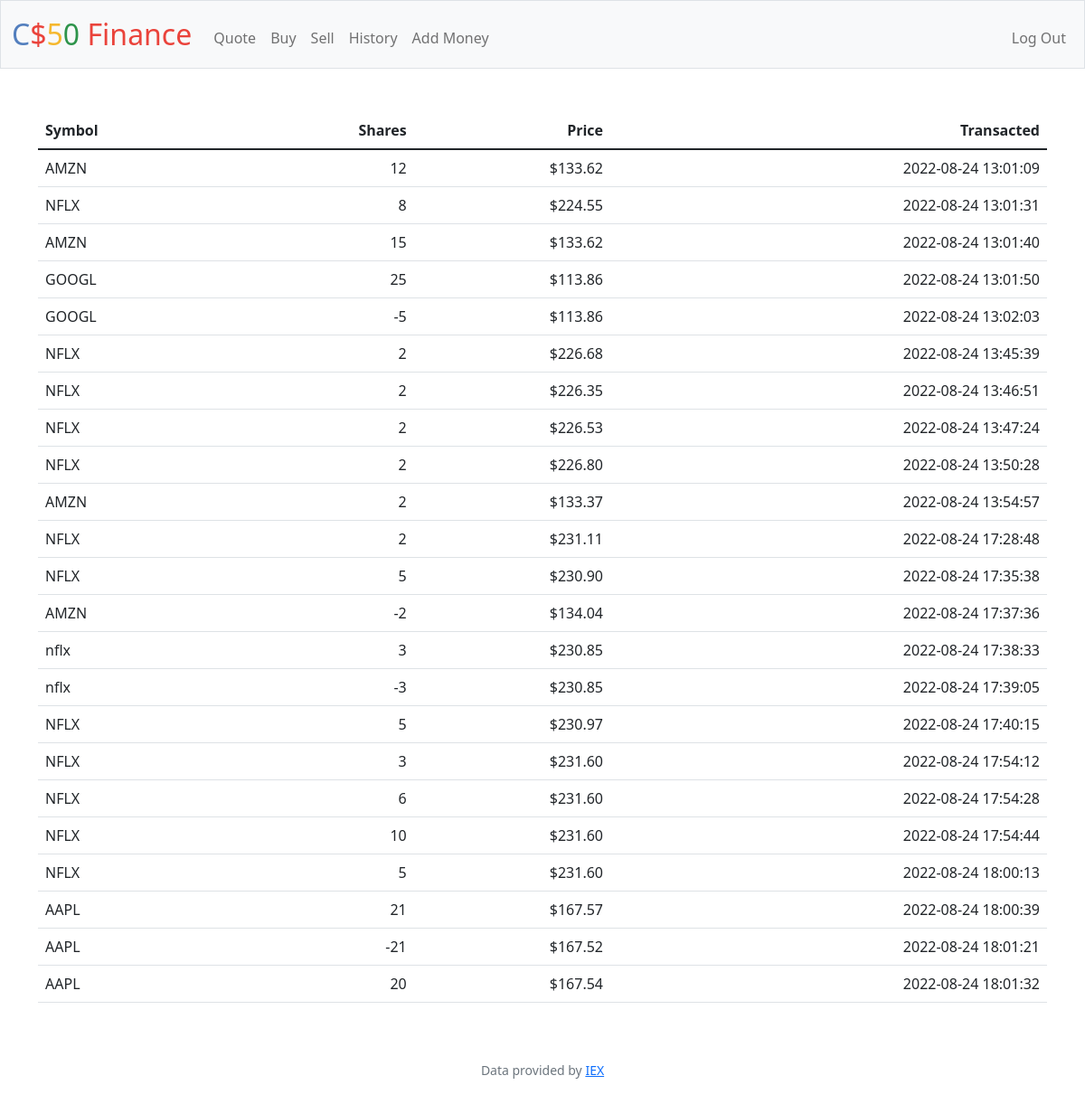
The page /history (signed in) on the database its author committed.
### tables this page shows
CREATE TABLE history (
user_id INTEGER,
symbol TEXT,
share INTEGER,
price INTEGER,
date TIMESTAMP NOT NULL DEFAULT CURRENT_TIMESTAMP,
FOREIGN KEY (user_id) REFERENCES users(id));

### app.py (the view)
@app.route("/history")
@login_required
def history():
    user_id = session["user_id"]
    histories = db.execute("SELECT * FROM history WHERE user_id = ?", user_id)
    return render_template("history.html", histories=histories)

### app.py (called while the page is built)
@app.after_request
def after_request(response):
    response.headers["Cache-Control"] = "no-cache, no-store, must-revalidate"
    response.headers["Expires"] = 0
    response.headers["Pragma"] = "no-cache"
    return response

### helpers.py (called while the page is built)
def login_required(f):
    @wraps(f)
    def decorated_function(*args, **kwargs):
        if session.get("user_id") is None:
            return redirect("/login")
        return f(*args, **kwargs)
    return decorated_function

### templates/history.html
{% extends "layout.html" %} {% block title %} History {% endblock %} {% block
main %}
<table class="table">
	<thead>
		<tr>
			<th class="text-start">Symbol</th>
			<th class="text-end">Shares</th>
			<th class="text-end">Price</th>
			<th class="text-end">Transacted</th>
		</tr>
	</thead>
	<tbody>
		{% for history in histories %}
		<tr>
			<td class="text-start">{{ history["symbol"] }}</td>
			<td class="text-end">{{ history["share"] }}</td>
			<td class="text-end">{{ history["price"] }}</td>
			<td class="text-end">{{ history["date"] }}</td>
		</tr>
		{% endfor %}
	</tbody>
</table>
{% endblock %}

### rows shown on the page
history: symbol "AMZN", share "12", price "$133.62", date "2022-08-24 13:01:09"
history: symbol "NFLX", share "8", price "$224.55", date "2022-08-24 13:01:31"
history: symbol "AMZN", share "15", price "$133.62", date "2022-08-24 13:01:40"
history: symbol "GOOGL", share "25", price "$113.86", date "2022-08-24 13:01:50"
history: symbol "GOOGL", share "-5", price "$113.86", date "2022-08-24 13:02:03"
history: symbol "NFLX", share "2", price "$226.68", date "2022-08-24 13:45:39"
history: symbol "NFLX", share "2", price "$226.35", date "2022-08-24 13:46:51"
history: symbol "NFLX", share "2", price "$226.53", date "2022-08-24 13:47:24"
history: symbol "NFLX", share "2", price "$226.80", date "2022-08-24 13:50:28"
history: symbol "AMZN", share "2", price "$133.37", date "2022-08-24 13:54:57"
history: symbol "NFLX", share "2", price "$231.11", date "2022-08-24 17:28:48"
history: symbol "NFLX", share "5", price "$230.90", date "2022-08-24 17:35:38"
history: symbol "AMZN", share "-2", price "$134.04", date "2022-08-24 17:37:36"
history: symbol "nflx", share "3", price "$230.85", date "2022-08-24 17:38:33"
history: symbol "nflx", share "-3", price "$230.85", date "2022-08-24 17:39:05"
history: symbol "NFLX", share "5", price "$230.97", date "2022-08-24 17:40:15"
history: symbol "NFLX", share "3", price "$231.60", date "2022-08-24 17:54:12"
history: symbol "NFLX", share "6", price "$231.60", date "2022-08-24 17:54:28"
history: symbol "NFLX", share "10", price "$231.60", date "2022-08-24 17:54:44"
history: symbol "NFLX", share "5", price "$231.60", date "2022-08-24 18:00:13"
history: symbol "AAPL", share "21", price "$167.57", date "2022-08-24 18:00:39"
history: symbol "AAPL", share "-21", price "$167.52", date "2022-08-24 18:01:21"
history: symbol "AAPL", share "20", price "$167.54", date "2022-08-24 18:01:32"
